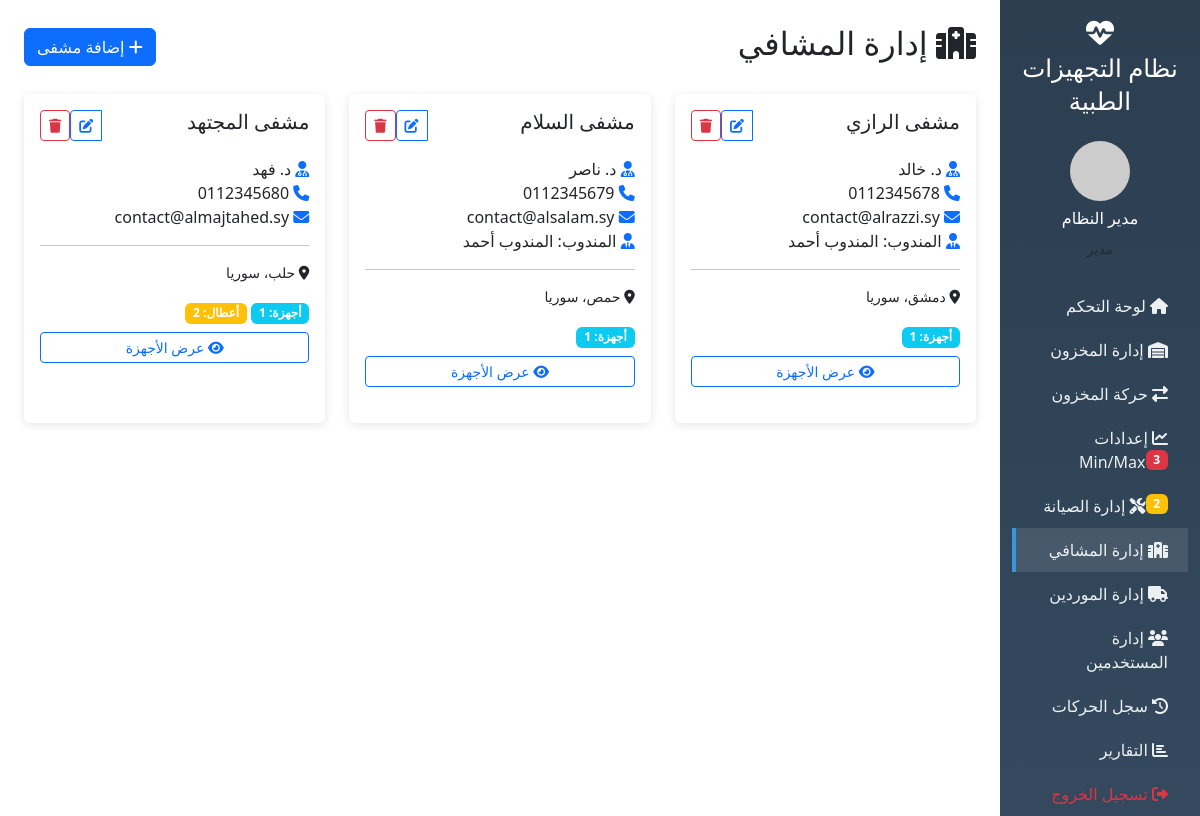
Screenshot of /hospitals.php (signed in) with the database file from the repository.
### tables this page shows
CREATE TABLE hospitals (
    id INT AUTO_INCREMENT PRIMARY KEY,
    name VARCHAR(100) NOT NULL,
    rep_id INT DEFAULT NULL,
    contact_person VARCHAR(100),
    phone VARCHAR(20),
    email VARCHAR(100),
    address TEXT,
    notes TEXT,
    created_at TIMESTAMP DEFAULT CURRENT_TIMESTAMP,
    is_active BOOLEAN DEFAULT TRUE,
    FOREIGN KEY (rep_id) REFERENCES users(id) ON DELETE SET NULL,
    INDEX idx_rep (rep_id)
);

CREATE TABLE users (
    id INT AUTO_INCREMENT PRIMARY KEY,
    username VARCHAR(50) NOT NULL UNIQUE,
    email VARCHAR(100) NOT NULL UNIQUE,
    password VARCHAR(255) NOT NULL,
    full_name VARCHAR(100) NOT NULL,
    role ENUM('admin', 'rep', 'storekeeper') NOT NULL DEFAULT 'storekeeper',
    phone VARCHAR(20),
    last_login DATETIME DEFAULT NULL,
    last_login_ip VARCHAR(45),
    created_at TIMESTAMP DEFAULT CURRENT_TIMESTAMP,
    is_active BOOLEAN DEFAULT TRUE,
    INDEX idx_role (role),
    INDEX idx_username (username)
);

### models/Hospital.php (called while the page is built, shortened)
<?php
class Hospital {
    private $pdo;
    public function __construct($pdo) {
        $this->pdo = $pdo;
    }
    public function getAll($rep_id = null) {
        $sql = "SELECT h.*, u.full_name as rep_name FROM hospitals h
            LEFT JOIN users u ON h.rep_id = u.id
            WHERE 1=1";
        $params = [];
        $sql .= " ORDER BY h.name";
        $stmt = $this->pdo->prepare($sql);
        $stmt->execute($params);
        return $stmt->fetchAll();
    }
}

### models/Device.php (called while the page is built, shortened)
<?php
class Device {
    private $pdo;
    public function __construct($pdo) {
        $this->pdo = $pdo;
    }
    public function getAll($filters = []) {
        $sql = "SELECT d.*, s.name as supplier_name, h.name as hospital_name,
            u.full_name as rep_name FROM devices d
            LEFT JOIN suppliers s ON d.supplier_id = s.id
            LEFT JOIN hospitals h ON d.current_hospital_id = h.id
            LEFT JOIN users u ON h.rep_id = u.id
            WHERE 1=1";
        $params = [];
        if (!empty($filters['hospital_id'])) {
            $sql .= " AND d.current_hospital_id = ?";
            $params[] = $filters['hospital_id'];
        }
        $sql .= " ORDER BY d.created_at DESC";
        $stmt = $this->pdo->prepare($sql);
        $stmt->execute($params);
        return $stmt->fetchAll();
    }
}

### models/Maintenance.php (called while the page is built, shortened)
<?php
class Maintenance {
    private $pdo;
    public function __construct($pdo) {
        $this->pdo = $pdo;
    }
    public function getAll($filters = []) {
        $sql = "SELECT ml.*, d.serial_number, d.model,
            h.name as hospital_name,
            u1.full_name as reported_by_name,
            u2.full_name as rep_name
            FROM maintenance_logs ml
            JOIN devices d ON ml.device_id = d.id
            LEFT JOIN hospitals h ON ml.hospital_id = h.id
            LEFT JOIN users u1 ON ml.reported_by = u1.id
            LEFT JOIN users u2 ON ml.assigned_rep_id = u2.id
            WHERE 1=1";
        $params = [];
        if (!empty($filters['status'])) {
            $sql .= " AND ml.status = ?";
            $params[] = $filters['status'];
        }
        if (!empty($filters['hospital_id'])) {
            $sql .= " AND ml.hospital_id = ?";
            $params[] = $filters['hospital_id'];
        }
        $sql .= " ORDER BY ml.created_at DESC";
        $stmt = $this->pdo->prepare($sql);
        $stmt->execute($params);
        return $stmt->fetchAll();
    }
}

### hospitals.php (the view, shortened to what this page needs)
<?php
require_once __DIR__ . '/includes/header.php';
$hospitals = $hospitalModel->getAll();
?>
<div class="d-flex justify-content-between align-items-center mb-4">
    <h2><i class="fas fa-hospital"></i> إدارة المشافي</h2>
    <?php if ($_SESSION['role'] == 'admin'): ?>
    <button class="btn btn-primary" data-bs-toggle="modal" data-bs-target="#addHospitalModal">
        <i class="fas fa-plus"></i> إضافة مشفى
    </button>
    <?php endif; ?>
</div>
<div class="row">
    <?php foreach ($hospitals as $hosp): ?>
    <div class="col-md-6 col-lg-4 mb-4">
        <div class="card h-100">
            <div class="card-body">
                <div class="d-flex justify-content-between align-items-start mb-3">
                    <h5 class="card-title mb-0"><?= htmlspecialchars($hosp['name']) ?></h5>
                    <?php if ($_SESSION['role'] == 'admin'): ?>
                    <div class="btn-group">
                        <button class="btn btn-sm btn-outline-primary" onclick="showEditHospitalModal(<?= $hosp['id'] ?>)">
                            <i class="fas fa-edit"></i>
                        </button>
                        <form method="POST" style="display:inline"
                              onsubmit="return confirm('هل أنت متأكد من حذف هذا المشفى؟')">
                            <button type="submit" class="btn btn-sm btn-outline-danger">
                                <i class="fas fa-trash"></i>
                            </button>
                        </form>
                    </div>
                    <?php endif; ?>
                </div>
                <p class="card-text">
                    <i class="fas fa-user-md text-primary"></i>
                    <?= htmlspecialchars($hosp['contact_person']) ?><br>
                    <i class="fas fa-phone text-primary"></i>
                    <?= htmlspecialchars($hosp['phone']) ?><br>
                    <?php if ($hosp['email']): ?>
                    <i class="fas fa-envelope text-primary"></i>
                    <?= htmlspecialchars($hosp['email']) ?><br>
                    <?php endif; ?>
                    <?php if ($hosp['rep_name']): ?>
                    <i class="fas fa-user-tie text-primary"></i>
                    المندوب: <?= htmlspecialchars($hosp['rep_name']) ?>
                    <?php endif; ?>
                </p>
                <?php if ($hosp['address']): ?>
                <hr>
                <p class="card-text small">
                    <i class="fas fa-map-marker-alt"></i>
                    <?= nl2br(htmlspecialchars($hosp['address'])) ?>
                </p>
                <?php endif; ?>
                <?php
                $devices = $deviceModel->getAll(['hospital_id' => $hosp['id']]);
                $pendingMaint = $maintenanceModel->getAll(['hospital_id' => $hosp['id'], 'status' => 'pending']);
                ?>
                <div class="mt-3">
                    <span class="badge bg-info">أجهزة: <?= count($devices) ?></span>
                    <?php if (count($pendingMaint) > 0): ?>
                    <span class="badge bg-warning">أعطال: <?= count($pendingMaint) ?></span>
                    <?php endif; ?>
                </div>
                <a href="devices.php?hospital_id=<?= $hosp['id'] ?>" class="btn btn-sm btn-outline-primary w-100 mt-2">
                    <i class="fas fa-eye"></i> عرض الأجهزة
                </a>
            </div>
        </div>
    </div>
    <?php endforeach; ?>
</div>
<?php
require_once __DIR__ . '/includes/footer.php';
?>

### includes/header.php (style rules this page uses)
.card { border: none; box-shadow: 0 2px 10px rgba(0,0,0,0.1); margin-bottom: 20px; }

### rows the page displays
hospitals: name "مشفى الرازي", contact_person "د. خالد", phone "0112345678", email "contact@alrazzi.sy", rep.full_name "المندوب أحمد", address "دمشق، سوريا", count($devices) "1"
hospitals: name "مشفى السلام", contact_person "د. ناصر", phone "0112345679", email "contact@alsalam.sy", rep.full_name "المندوب أحمد", address "حمص، سوريا", count($devices) "1"
hospitals: name "مشفى المجتهد", contact_person "د. فهد", phone "0112345680", email "contact@almajtahed.sy", address "حلب، سوريا", count($devices) "1", count($pendingMaint) "2"

### other values shown
$_SESSION['full_name'] "مدير النظام"
$roles[$_SESSION['role']] "مدير"
count($minmaxAlerts) "3"
count($pending) "2"
